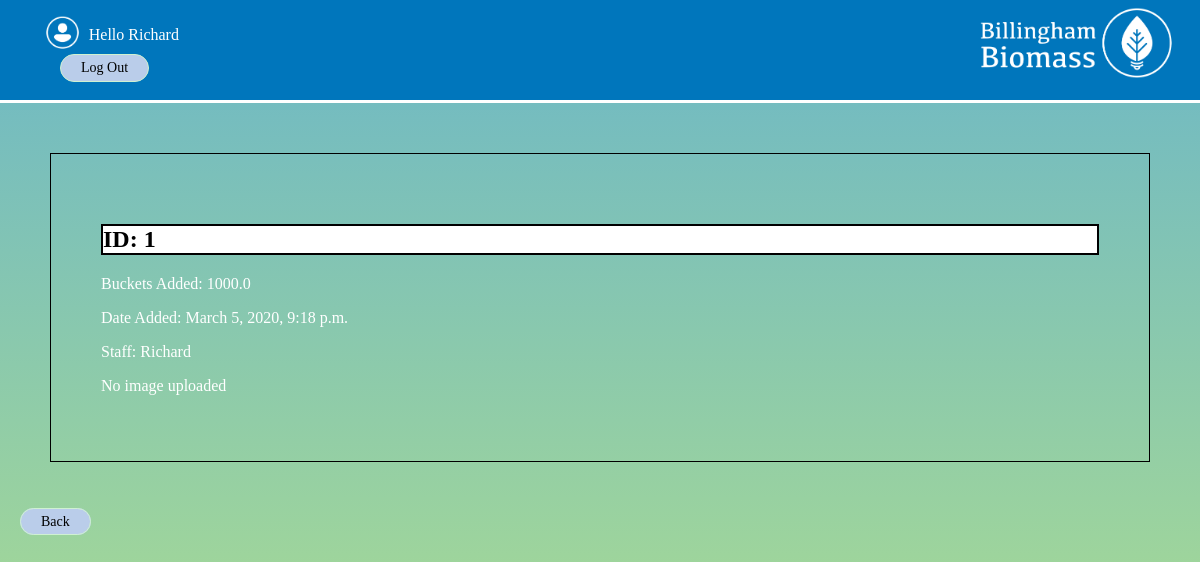
Screenshot of /systems/systemone/fuellog/1/ (signed in) with the database file from the repository.
### systems/models.py (models this page shows, shortened)
class FuelLogSystemOneMod(models.Model):
    products = tuple(productsMod.objects.values_list('id', 'product_type'))
    buckets_added = models.FloatField()
    date = models.DateTimeField(auto_now_add = True)
    day = models.DateField(auto_now_add = True)
    staff = models.ForeignKey(User,on_delete=models.CASCADE)
    thumb = models.ImageField(blank=True,null=True)
    product = models.IntegerField(choices=products,default=0)

### systems/views.py (the view)
# urls.py: path('systemone/fuellog/<id>/',views.idfuelLogSystemOne, name='idfuellogsystemone'),
@login_required(login_url="/accounts/login/")
def idfuelLogSystemOne(request,id):
    id = FuelLogSystemOneMod.objects.get(id=id)
    return render(request,'systems/idfuellogsystemone.html',{'id':id})

### systems/templates/systems/idfuellogsystemone.html
{% extends 'base_layout.html' %}
{% block content %}
<div class="record-view">
  <h2>ID: {{id.id}}</h2>
  <p>Buckets Added: {{id.buckets_added}}</p>
  <p>Date Added: {{id.date}}</p>
  <p>Staff: {{id.staff}}</p>
  {% if id.thumb %}
    <img src="{{id.thumb.url}}"></img>
  {% else %}
    <p>No image uploaded</p>
  {% endif %}
</div>
<div>
<a class="back-button" href="javascript:history.back()">Back</a>
</div>
{% endblock %}

### templates/base_layout.html (shortened to what this page needs)
{% load static from staticfiles %}
<!DOCTYPE html>
<html lang="en" dir="ltr">
  <head>
    <link rel="stylesheet" href="{% static 'styles.css'%}">
  </head>
  <body>
    <div class="head">
      <a href="{% url 'home' %}" ><img src="{% static 'Biomass.png' %}" class="logo" alt="Biomass-Logo" ></img></a>
    <nav class="navigation">
      <ul>
        {% if user.is_authenticated %}
        <li>
          <form class="logout-link" action="{% url 'accounts:logout' %}" method="post">
            <img class="loginimages" src="{%static 'User.png'%}" alt="user-img">
            Hello {{user}} <button type="submit"> Log Out </button>
          </form>
        </li>
        {% endif %}
      </ul>
    </nav>
</div>
    <div class="wrapper">
      {% block content %}
      {% endblock %}
    </div>
  </body>
</html>

### assets/styles.css (style rules this page uses)
* { font-family:"Kefa"; }
html { -webkit-tap-highlight-color:transparent; }
.head { background:rgb(0,118,188); height:100px; margin-top:-1em; border-bottom:3px solid white; }
.loginimages { height:2.5em; transform:translateY(30%); }
.record-view { display:block; padding:50px; border:1px solid black; margin:50px; }
.record-view h2 { background-color: white; border: solid 2px rgba(0,0,0,1); color:black; font-family:"Kefa"; }
.record-view p { display:table; font-family:"Kefa"; color:white; }
@media only screen and (min-width: 751px) { .logo { position:block; z-index:2; float:right; top:0.5em; width:250px; height:auto; } }
@media only screen and (min-width: 751px) { .navigation li { position:block; z-index:1; float:left; list-style-type:none; bottom:3em; padding:0 2em 0 0; color:white; font-size:16px; } }
.navigation li button { border-radius:40px; color:white; padding: 5px 20px; text-align: center; text-decoration: none; display: block; font-size: 14px; margin: 10px 20px; transition-duration: 0.4s; cursor: pointer; }
.navigation li button { background-color:#bacdea; color: black; border: 1px solid #cff1d1; }
.back-button { border-radius:40px; color:white; padding: 5px 20px; text-decoration: none; font-size: 14px; margin: 10px 20px; transition-duration: 0.4s; cursor: pointer; }
.back-button { background-color:#bacdea; color: black; border: 1px solid #cff1d1; }
body { background:rgba(200,255,200,0.7) }
html { height: 100%; }
body { background-image: linear-gradient(rgba(0, 111, 183, 0.5), rgba(142, 195, 60, 0.5)); height: 100%; margin: 0; background-repeat: no-repeat; background-attachment: fixed; }

### rows the page displays
FuelLogSystemOneMod: id "1", buckets_added "1000.0", date "March 5, 2020, 9:18 p.m.", staff "Richard"

### other values shown
{{ user }} "Richard"
